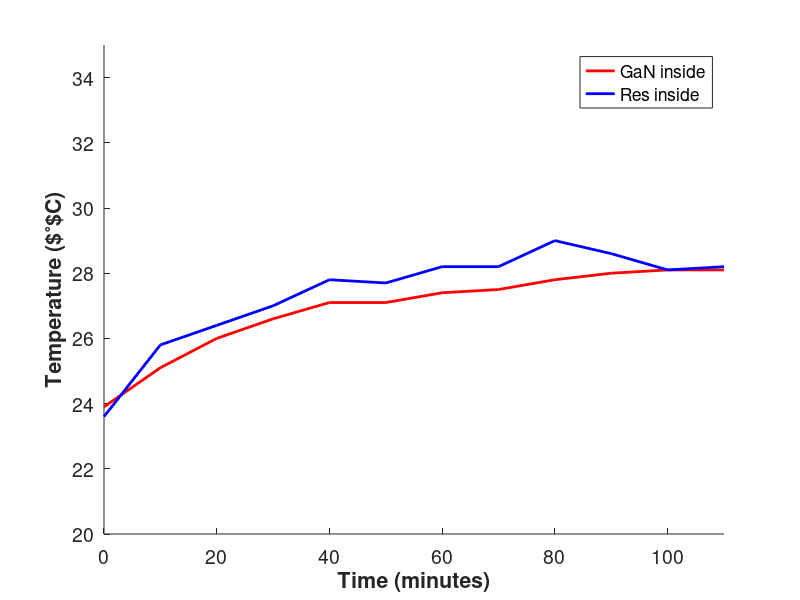
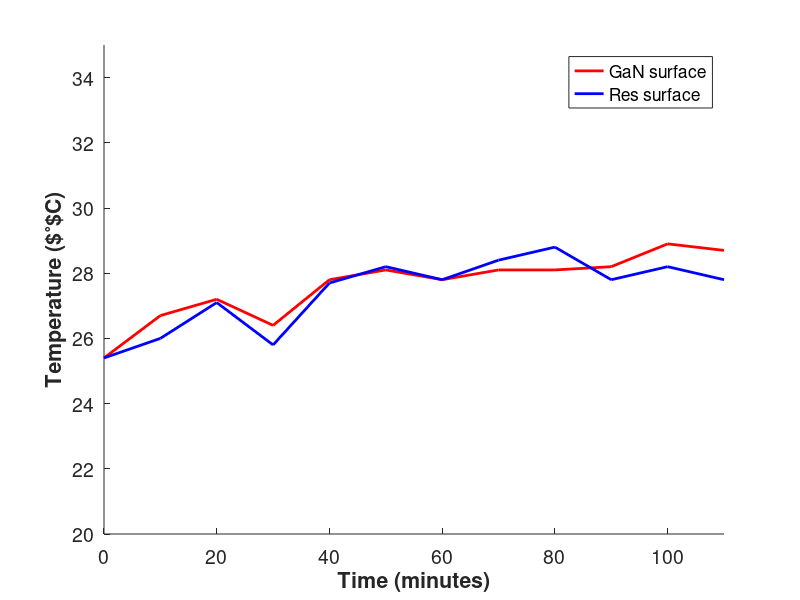
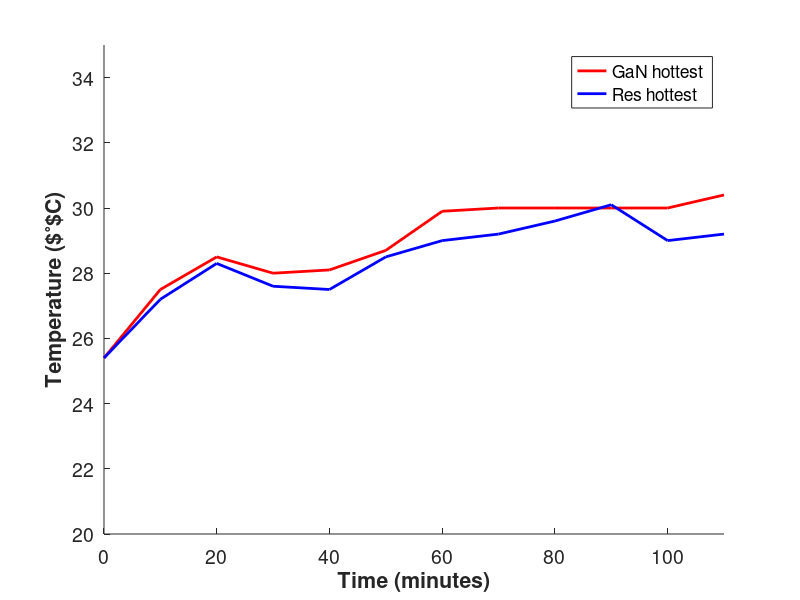
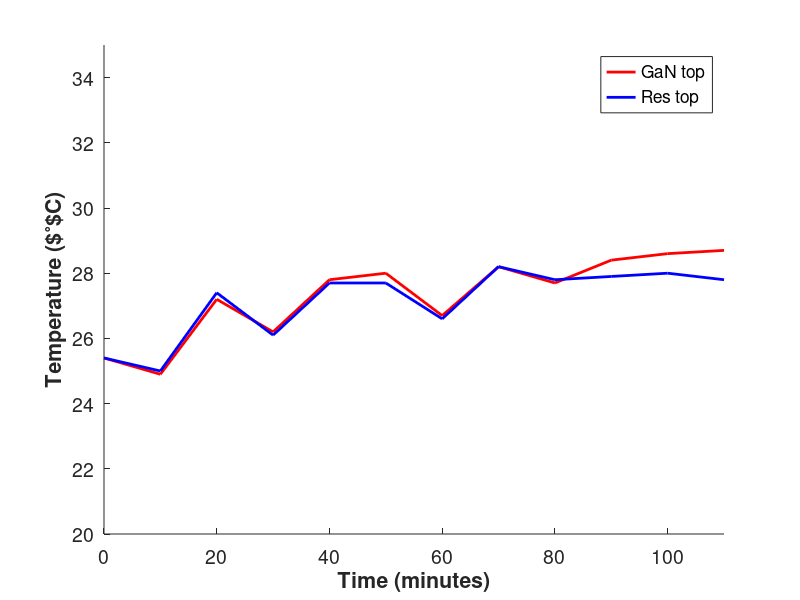

Source code (MATLAB) for these figures, in order: (Note: this script raises an error after producing the figures.)
time = 0:10:110;
% 4. kademe data
GaN_inside  = [23.9,25.1,26.0,26.6,27.1,27.1,27.4,27.5,27.8,28.0,28.1,28.1];
Res_inside  = [23.6,25.8,26.4,27.0,27.8,27.7,28.2,28.2,29.0,28.6,28.1,28.2];
GaN_surface = [25.4,26.7,27.2,26.4,27.8,28.1,27.8,28.1,28.1,28.2,28.9,28.7];
Res_surface = [25.4,26.0,27.1,25.8,27.7,28.2,27.8,28.4,28.8,27.8,28.2,27.8];
GaN_top     = [25.4,24.9,27.2,26.2,27.8,28.0,26.7,28.2,27.7,28.4,28.6,28.7];
Res_top     = [25.4,25.0,27.4,26.1,27.7,27.7,26.6,28.2,27.8,27.9,28.0,27.8];
GaN_hottest = [25.4,27.5,28.5,28.0,28.1,28.7,29.9,30.0,30.0,30.0,30.0,30.4];
Res_hottest = [25.4,27.2,28.3,27.6,27.5,28.5,29.0,29.2,29.6,30.1,29.0,29.2];
diff_inside = GaN_inside - Res_inside;
diff_surface = GaN_surface - Res_surface;
diff_top = GaN_top - Res_top;
diff_hottest = GaN_hottest - Res_hottest;

%%
figure;
%subplot(3,1,1);
hold all;
plot(time,GaN_inside,'r-','Linewidth',2);
plot(time,Res_inside,'b-','Linewidth',2);
ylabel('Temperature ($^\circ$C)','FontSize',14,'FontWeight','Bold')
xlabel('Time (minutes)','FontSize',14,'FontWeight','Bold')
set(gca,'FontSize',14);
ylim([20 35]);
xlim([0 110]);
legend({'GaN inside','Res inside'},'Location','best');
%%
figure;
%subplot(3,1,1);
hold all;
plot(time,GaN_surface,'r-','Linewidth',2);
plot(time,Res_surface,'b-','Linewidth',2);
ylabel('Temperature ($^\circ$C)','FontSize',14,'FontWeight','Bold')
xlabel('Time (minutes)','FontSize',14,'FontWeight','Bold')
set(gca,'FontSize',14);
ylim([20 35]);
xlim([0 110]);
legend({'GaN surface','Res surface'},'Location','best');
%%
figure;
%subplot(3,1,1);
hold all;
plot(time,GaN_hottest,'r-','Linewidth',2);
plot(time,Res_hottest,'b-','Linewidth',2);
ylabel('Temperature ($^\circ$C)','FontSize',14,'FontWeight','Bold')
xlabel('Time (minutes)','FontSize',14,'FontWeight','Bold')
set(gca,'FontSize',14);
ylim([20 35]);
xlim([0 110]);
legend({'GaN hottest','Res hottest'},'Location','best');
%%
figure;
%subplot(3,1,1);
hold all;
plot(time,GaN_top,'r-','Linewidth',2);
plot(time,Res_top,'b-','Linewidth',2);
ylabel('Temperature ($^\circ$C)','FontSize',14,'FontWeight','Bold')
xlabel('Time (minutes)','FontSize',14,'FontWeight','Bold')
set(gca,'FontSize',14);
ylim([20 35]);
xlim([0 110]);
legend({'GaN top','Res top'},'Location','best');
%%
figure;
hold all;
plot(time,diff_surface,'bx-','Linewidth',2);
plot(time,diff_hottest,'k+-','Linewidth',2);
plot(time,diff_top,'ro-','Linewidth',2);
plot(time,zeros(1,numel(time)),'g--','Linewidth',2);
ylabel('Temperature Difference (^\circC)','FontSize',14,'FontWeight','Bold')
xlabel('Time (minutes)','FontSize',14,'FontWeight','Bold')
set(gca,'FontSize',14);
ylim([-2 2]);
xlim([0 110]);
legend({'Surface','Hottest','Top','Threshold'},'Location','best');
%%
power1 = 17.5;
power2 = 19.4;
power3 = 15.4;
power_curve = [0;
               power1*ones(5,1);...
               power2*ones(3,1);...
               power3*ones(3,1)];

%%
figure;
hold all;
yyaxis left
plot(time,-diff_surface,'bx-','Linewidth',2);
plot(time,-diff_top,'ko-','Linewidth',2);
plot(time,zeros(1,numel(time)),'g--','Linewidth',2);
ylim([-2.5 2.5]);
ylabel('Temperature difference (^\circC)','FontSize',14,'FontWeight','Bold')
yyaxis right
plot(time,power_curve,'r+-','Linewidth',2);
ylim([13 22]);
ylabel('Power input (W)','FontSize',14,'FontWeight','Bold')
xlabel('Time (minutes)','FontSize',14,'FontWeight','Bold')
set(gca,'FontSize',14);
xlim([0 110]);
legend({'Surface','Top','Threshold','Res Power'},'Location','best');

%%
power_modify1 = (power_curve'-15);
power_modify2 = (power_curve'-16);
power_modify3 = (power_curve'-17);
power_modify4 = (power_curve'-18);
power_modify5 = (power_curve'-19);
power_modify6 = (power_curve'-20);
figure;
hold all;
plot(time,-diff_surface./power_modify1,'bx-','Linewidth',2);
plot(time,-diff_surface./power_modify2,'ro-','Linewidth',2);
plot(time,-diff_surface./power_modify3,'k+-','Linewidth',2);
plot(time,-diff_surface./power_modify4,'g^-','Linewidth',2);
plot(time,-diff_surface./power_modify5,'m--','Linewidth',2);
plot(time,-diff_surface./power_modify6,'c--','Linewidth',2);
%ylim([-2.5 2.5]);
ylabel('Power input (W)','FontSize',14,'FontWeight','Bold')
xlabel('Time (minutes)','FontSize',14,'FontWeight','Bold')
set(gca,'FontSize',14);
xlim([0 110]);
legend({'15W','16W','17W','18W','19W','20W'},'Location','best');
